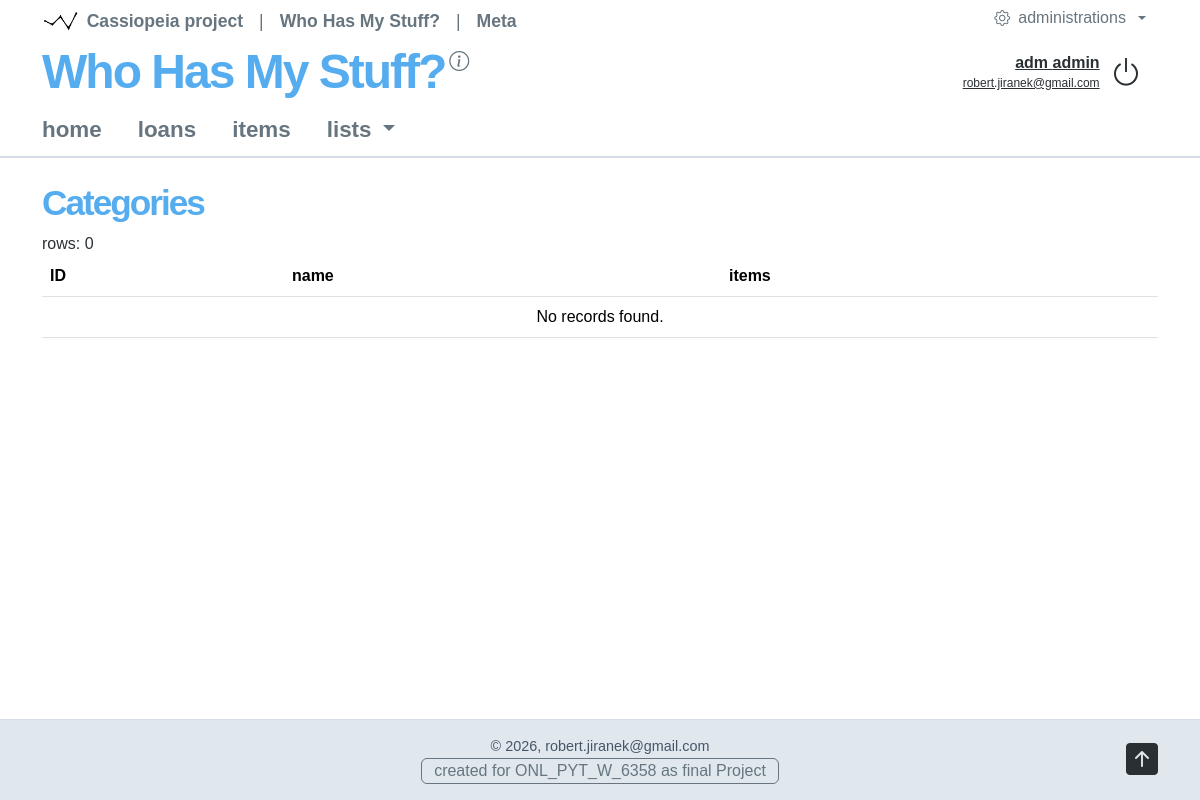
Page /whohas/itemcategories (signed in) on the earlier database version.
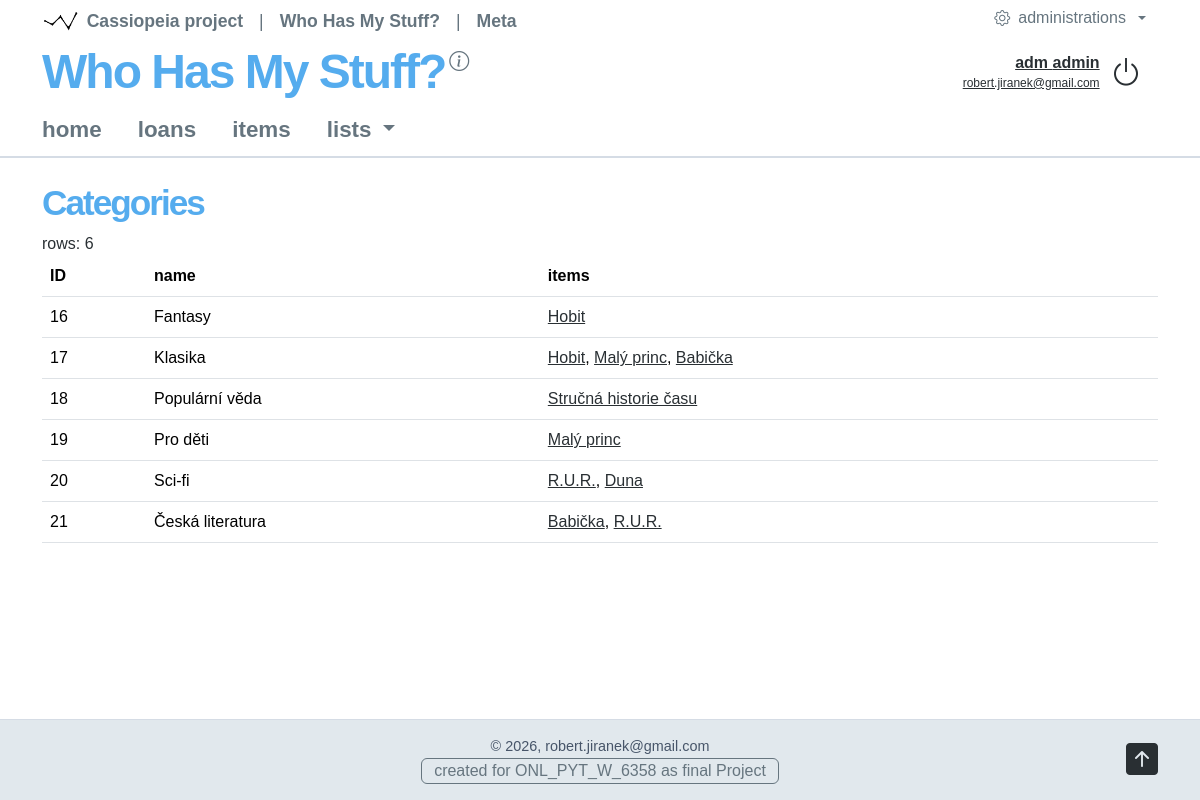
Same page on the later database version.
### whohas/models.py (models this page shows, shortened)
class ItemCategories(models.Model):
     item_category_name = models.CharField(max_length=120, null=True)

class Items(models.Model):
     name = models.CharField(max_length=120, null=False, db_index=True)
     description = models.TextField(null=True, blank=True)
     owner = models.ForeignKey(settings.AUTH_USER_MODEL,on_delete=models.PROTECT, null=True, blank=True,)
     item_type = models.ForeignKey("ItemTypes", on_delete=models.PROTECT, related_name="items", null=True, blank=True,)
     item_categories = models.ManyToManyField("ItemCategories", related_name="items", blank=True,)

### whohas/views/lists.py (the view)
# urls.py: path('itemcategories', ItemCategoriesView.as_view(), name='itemcategories'),
class ItemCategoriesView(SysAuthNoPermission, View):
    permission_required = "whohas.view_itemcategories"
    def get(self, request):
        Categories = list(
            ItemCategories.objects.all()
            .prefetch_related("items")
            .order_by("item_category_name", "pk")
        )
        web_data = {
            "categories": Categories,
            "table_rows_count": len(Categories),
        }
        return self.page_render(request, "itemcategories", web_data)

### syscor/views/tools.py (called while the page is built)
    @staticmethod
    def session_clear(request, session_name):
        request.session.pop(session_name, None)
        return True

### syscor/views/web.py (called while the page is built)
    @staticmethod
    def web_application_attribute_get(application_code: str = 'cassiopeia', application_attribut: str = None) -> dict[str, str] | str:
        application_code = application_code.lower()
        attribs = WEB_APPLICATIONS[application_code].copy()
        attribs['application_code'] = application_code
        if application_attribut is None:
            return attribs
        else:
            application_attribut = application_attribut.lower()
            return attribs[application_attribut]

    @staticmethod
    def web_application_module_attribute_get(module_code: str = 'cassiopeia', module_attribut: str = None) -> dict[str, str] | str:
        module_code = module_code.lower()
        attribs = WEB_APPLICATION_MODULES[module_code].copy()
        attribs['module_code'] = module_code
        if module_attribut is None:
            return attribs
        else:
            module_attribut = module_attribut.lower()
            return attribs[module_attribut]

### whohas/templates/itemcategories.html (shortened to what this page needs)
{% extends "syscor-body.html" %}
{% block content-l2 %}
<h1>{{ web_page_attributes.module_name }}</h1>
<div class="row-cols-sm-3">
    <div>rows: {{ web_data.table_rows_count }}</div>
</div>
<div class="table-responsive">
<table class="table">
    <thead>
    <tr>
        <th>ID</th><th>name</th><th>items</th>
    </tr>
    </thead>
    <tbody>
    {% for category in web_data.categories %}
    <tr>
        <td>
            {{ category.id }}
        </td>
        <td>
            {{ category.item_category_name|default:"—" }}
        </td>
        <td>
            {% for item in category.items.all %}
                {% if perms.whohas.view_items %}<a href="{% url 'itemdetail' item.pk %}">{{ item.name }}</a>{% else %}{{ item.name }}{% endif %}{% if not forloop.last %}, {% endif %}
            {% empty %}
                No items assigned.
            {% endfor %}
        </td>
    </tr>
    {% empty %}
    <tr><td colspan="3" class="text-center">No records found.</td></tr>
    {% endfor %}
    </tbody>
</table>
</div>
{% endblock %}

Differences in the rows shown:
added ItemCategories: id "16", item_category_name "Fantasy"
added Items: name "Hobit"
added ItemCategories: id "17", item_category_name "Klasika"
added Items: name "Malý princ"
added Items: name "Babička"
added ItemCategories: id "18", item_category_name "Populární věda"
added Items: name "Stručná historie času", shown under "18"
added ItemCategories: id "19", item_category_name "Pro děti"
added ItemCategories: id "20", item_category_name "Sci-fi"
added Items: name "R.U.R."
added Items: name "Duna", shown under "20"
added ItemCategories: id "21", item_category_name "Česká literatura"
Other differences:
{{ web_data.table_rows_count }}: "0" → "6"
text no longer shown: "No records found."
